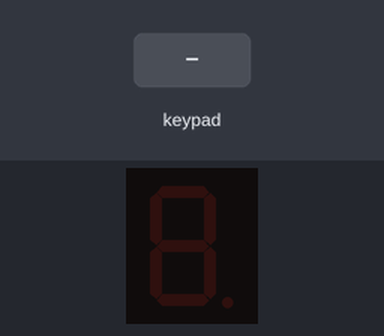
Simulated run of this sketch. Board: Arduino Uno, built with avr-gcc and run on an emulated ATmega328P. Shown: 1-digit seven-segment display. Wiring (inferred from the names in the program): 1-digit 7-segment display, segments lit when HIGH: segments A0, A1, A2, A3, A4, A5, pin 10. Inputs (shaded band) come from the test bench. The segment pins are drawn as the display they are named for.

Above: at 1.2 s.
1.3 s: keypad keys 9 8 7 6 pressed 0.4 s apart
At 3.7 s:
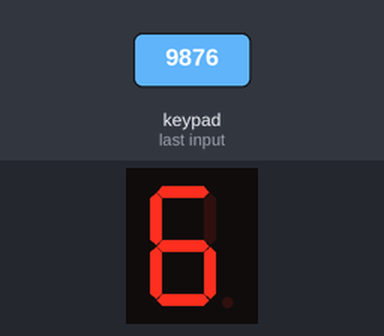
4.4 s: key '1' pressed
At 5.0 s:
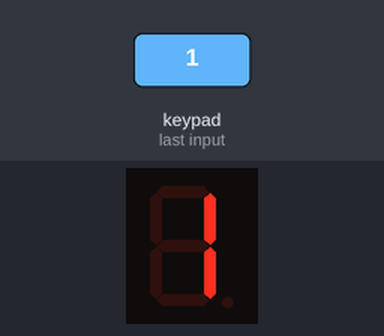
5.9 s: key '2' pressed
At 7.1 s:
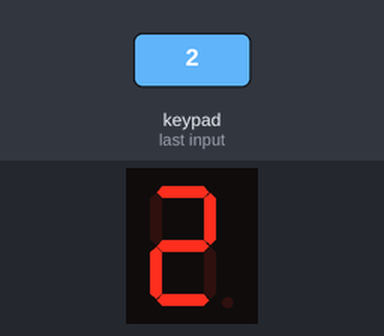
7.4 s: keypad keys 9 8 7 6 # pressed 0.4 s apart
At 9.8 s:
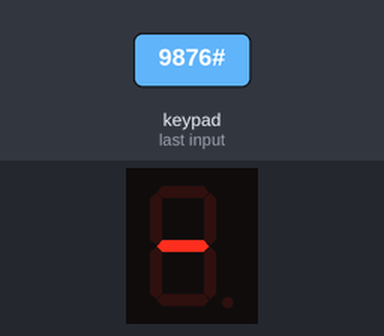
10.9 s: key '3' pressed
At 11.3 s:
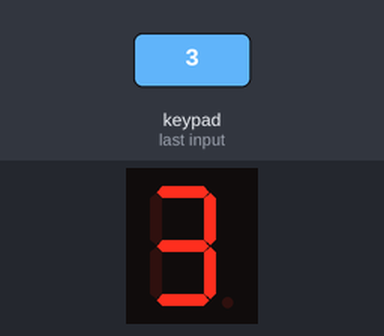
12.4 s: keypad keys 9 8 7 6 A pressed 0.4 s apart
At 14.7 s:
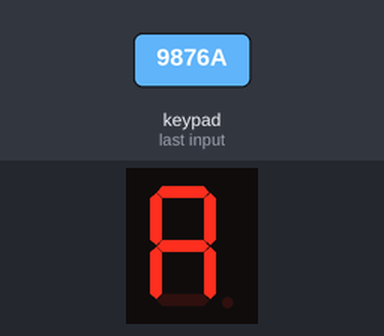
Timing chart, 0 to 16.2 s (numbered marks = the images above; inputs shaded):
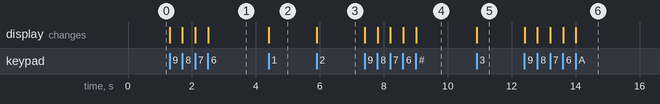

The sketch:

exercise_31.ino
```cpp
#include <Keypad.h>

const byte ROWS = 4;
const byte COLS = 4;

char keys[ROWS][COLS] = {
  {'1','2','3','A'},
  {'4','5','6','B'},
  {'7','8','9','C'},
  {'*','0','#','D'}
};

byte rowPins[ROWS] = {9, 8, 7, 6};
byte colPins[COLS] = {5, 4, 3, 2};

Keypad customKeypad = Keypad(makeKeymap(keys), rowPins, colPins, ROWS, COLS);

const int segmentPins[7] = {A0, A1, A2, A3, A4, A5, 10};

const byte numPatterns[10][7] = {
  {1, 1, 1, 1, 1, 1, 0},
  {0, 1, 1, 0, 0, 0, 0},
  {1, 1, 0, 1, 1, 0, 1},
  {1, 1, 1, 1, 0, 0, 1},
  {0, 1, 1, 0, 0, 1, 1},
  {1, 0, 1, 1, 0, 1, 1},
  {1, 0, 1, 1, 1, 1, 1},
  {1, 1, 1, 0, 0, 0, 0},
  {1, 1, 1, 1, 1, 1, 1},
  {1, 1, 1, 1, 0, 1, 1}
};

const byte alphaPatterns[4][7] = {
  {1, 1, 1, 0, 1, 1, 1},
  {0, 0, 1, 1, 1, 1, 1},
  {1, 0, 0, 1, 1, 1, 0},
  {0, 1, 1, 1, 1, 0, 1}
};

void setup() {
  for (int i = 0; i < 7; i++) {
    pinMode(segmentPins[i], OUTPUT);
  }
  clearDisplay();
}

void loop() {
  char customKey = customKeypad.getKey();

  if (customKey) {
    if (customKey >= '0' && customKey <= '9') {
      int numberToDisplay = customKey - '0';
      displayNumber(numberToDisplay);
    }
    else if (customKey >= 'A' && customKey <= 'D') {
      int letterIndex = customKey - 'A';
      displayLetter(letterIndex);
    }
    else {
      displayDash();
    }
  }
}

void displayNumber(int num) {
  for (int i = 0; i < 7; i++) {
    digitalWrite(segmentPins[i], numPatterns[num][i]);
  }
}

void displayLetter(int index) {
  for (int i = 0; i < 7; i++) {
    digitalWrite(segmentPins[i], alphaPatterns[index][i]);
  }
}

void displayDash() {
  for (int i = 0; i < 6; i++) {
    digitalWrite(segmentPins[i], LOW);
  }
  digitalWrite(segmentPins[6], HIGH);
}


void clearDisplay() {
  for (int i = 0; i < 7; i++) {
    digitalWrite(segmentPins[i], LOW);
  }
}
```

Measured:
- after the input at 1.3 s, the display: first changes at once (image 1 shows a later state)
- after the input at 4.4 s, the display: changes at once (image 2)
- after the input at 5.9 s, the display: changes at once (image 3)
- after the input at 7.4 s, the display: first changes at once (image 4 shows a later state)
- after the input at 10.9 s, the display: changes at once (image 5)
- after the input at 12.4 s, the display: first changes at once (image 6 shows a later state)
